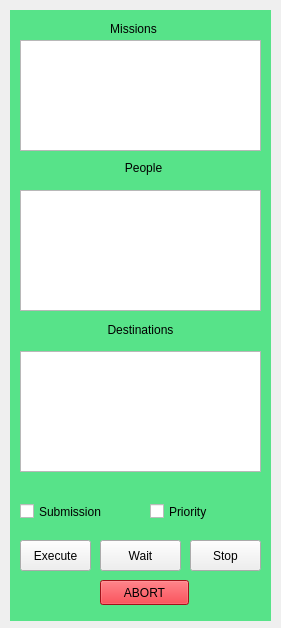
<?xml version="1.0" encoding="UTF-8"?>
<ui version="4.0">
 <class>guiDlg</class>
 <widget class="QWidget" name="guiDlg">
  <property name="geometry">
   <rect>
    <x>0</x>
    <y>0</y>
    <width>281</width>
    <height>628</height>
   </rect>
  </property>
  <property name="windowTitle">
   <string>mission_controller_python</string>
  </property>
  <widget class="QListView" name="people_list">
   <property name="geometry">
    <rect>
     <x>20</x>
     <y>190</y>
     <width>241</width>
     <height>121</height>
    </rect>
   </property>
  </widget>
  <widget class="QListView" name="mission_list">
   <property name="geometry">
    <rect>
     <x>20</x>
     <y>40</y>
     <width>241</width>
     <height>111</height>
    </rect>
   </property>
  </widget>
  <widget class="QLabel" name="label">
   <property name="geometry">
    <rect>
     <x>10</x>
     <y>10</y>
     <width>261</width>
     <height>611</height>
    </rect>
   </property>
   <property name="styleSheet">
    <string notr="true">background-color: rgb(87, 227, 137);</string>
   </property>
   <property name="text">
    <string/>
   </property>
  </widget>
  <widget class="QLabel" name="label_2">
   <property name="geometry">
    <rect>
     <x>100</x>
     <y>20</y>
     <width>67</width>
     <height>17</height>
    </rect>
   </property>
   <property name="text">
    <string>Missions</string>
   </property>
   <property name="alignment">
    <set>Qt::AlignCenter</set>
   </property>
  </widget>
  <widget class="QLabel" name="label_3">
   <property name="geometry">
    <rect>
     <x>110</x>
     <y>159</y>
     <width>67</width>
     <height>17</height>
    </rect>
   </property>
   <property name="text">
    <string>People</string>
   </property>
   <property name="alignment">
    <set>Qt::AlignCenter</set>
   </property>
  </widget>
  <widget class="QPushButton" name="execute_button">
   <property name="geometry">
    <rect>
     <x>20</x>
     <y>540</y>
     <width>71</width>
     <height>31</height>
    </rect>
   </property>
   <property name="text">
    <string>Execute</string>
   </property>
  </widget>
  <widget class="QPushButton" name="abort_button">
   <property name="geometry">
    <rect>
     <x>100</x>
     <y>580</y>
     <width>89</width>
     <height>25</height>
    </rect>
   </property>
   <property name="styleSheet">
    <string notr="true">background-color: rgb(224, 27, 36);</string>
   </property>
   <property name="text">
    <string>ABORT</string>
   </property>
  </widget>
  <widget class="QLabel" name="label_4">
   <property name="geometry">
    <rect>
     <x>60</x>
     <y>320</y>
     <width>161</width>
     <height>20</height>
    </rect>
   </property>
   <property name="text">
    <string>Destinations</string>
   </property>
   <property name="alignment">
    <set>Qt::AlignCenter</set>
   </property>
  </widget>
  <widget class="QListView" name="destinations_list">
   <property name="geometry">
    <rect>
     <x>20</x>
     <y>351</y>
     <width>241</width>
     <height>121</height>
    </rect>
   </property>
  </widget>
  <widget class="QPushButton" name="wait_button">
   <property name="geometry">
    <rect>
     <x>100</x>
     <y>540</y>
     <width>81</width>
     <height>31</height>
    </rect>
   </property>
   <property name="text">
    <string>Wait</string>
   </property>
  </widget>
  <widget class="QPushButton" name="stop_button">
   <property name="geometry">
    <rect>
     <x>190</x>
     <y>540</y>
     <width>71</width>
     <height>31</height>
    </rect>
   </property>
   <property name="text">
    <string>Stop</string>
   </property>
  </widget>
  <widget class="QCheckBox" name="submission_check">
   <property name="geometry">
    <rect>
     <x>20</x>
     <y>500</y>
     <width>101</width>
     <height>23</height>
    </rect>
   </property>
   <property name="text">
    <string>Submission</string>
   </property>
  </widget>
  <widget class="QCheckBox" name="priority_check">
   <property name="geometry">
    <rect>
     <x>150</x>
     <y>500</y>
     <width>101</width>
     <height>23</height>
    </rect>
   </property>
   <property name="text">
    <string>Priority</string>
   </property>
  </widget>
  <zorder>label</zorder>
  <zorder>people_list</zorder>
  <zorder>mission_list</zorder>
  <zorder>label_2</zorder>
  <zorder>label_3</zorder>
  <zorder>execute_button</zorder>
  <zorder>abort_button</zorder>
  <zorder>label_4</zorder>
  <zorder>destinations_list</zorder>
  <zorder>wait_button</zorder>
  <zorder>stop_button</zorder>
  <zorder>submission_check</zorder>
  <zorder>priority_check</zorder>
 </widget>
 <resources/>
 <connections/>
</ui>
